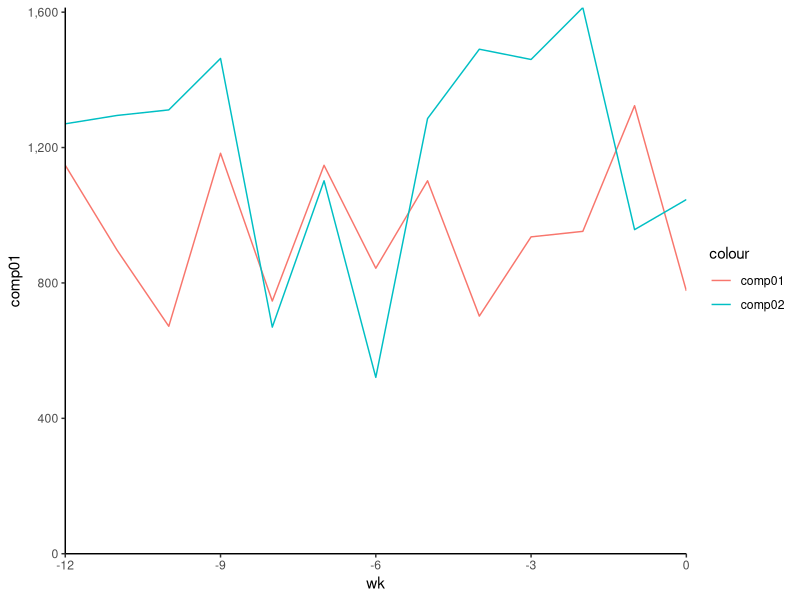
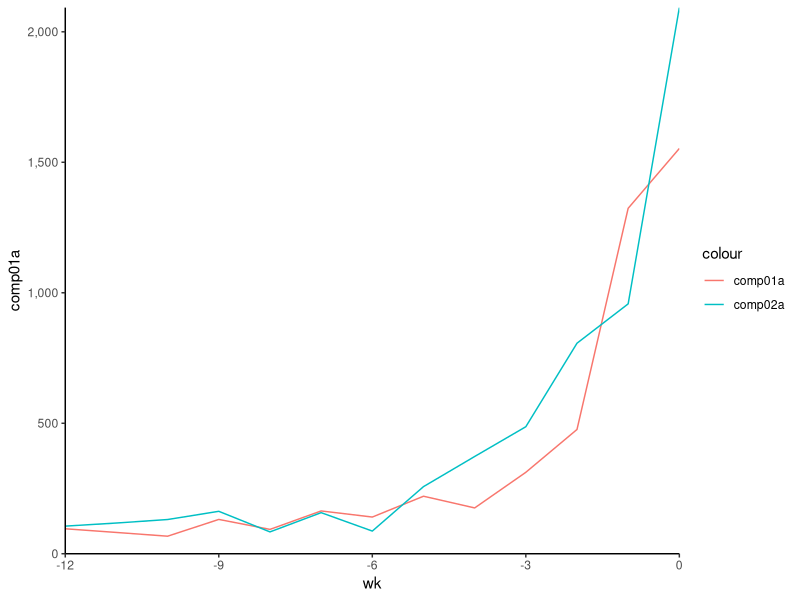
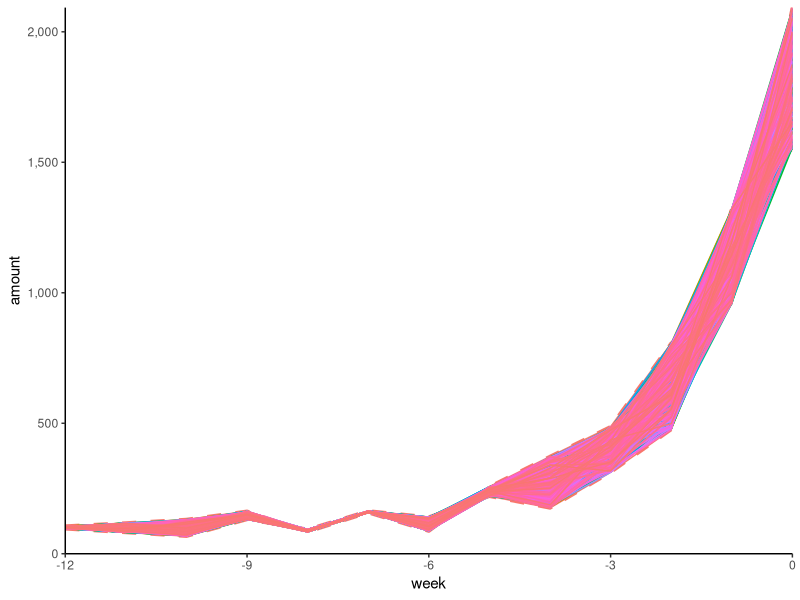
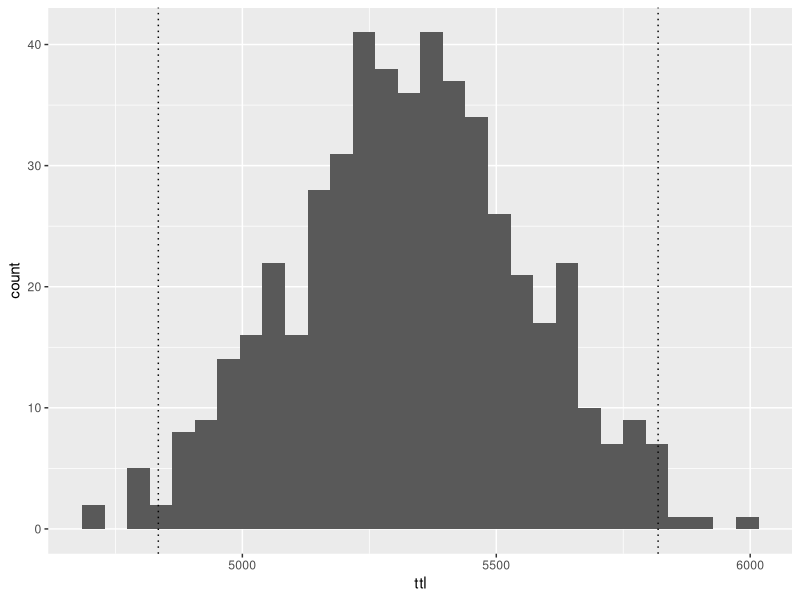

These figures' R source, in order:
## ---- chunk 1
knitr::opts_chunk$set(echo=FALSE,
                      message=FALSE,
                      warning=FALSE)

library(tidyverse)
library(scales)

options(scipen=999)

## ---- chunk 2
set.seed(2019)

## generate weeks
wk_start <- -12
wk <- seq(from=wk_start, to=0, by=1)

## generate sample with increase
c01 <- rnorm(n=length(wk), mean=1000, sd=200)
c02 <- rnorm(n=length(wk), mean=1200, sd=300)

comparison <- data.frame(week=wk,
                         comp01=c01,
                         comp02=c02)

ggplot(comparison, aes(x=wk, y=comp01))+geom_line(aes(color='comp01'))+
  geom_line(y=comparison$comp02, aes(color='comp02'))+
  scale_y_continuous(labels=comma, limits=c(0,max(comparison$comp02)), expand=c(0,0))+
  scale_x_continuous(labels=comma, expand=c(0,0) )+
  theme_classic()

## ---- chunk 3
comparison <- comparison %>% mutate(
  comp01a=comp01*(1/abs(wk)),
  comp02a=comp02*(1/abs(wk))
)

comparison <- comparison %>% mutate(
  comp01a = ifelse(comp01a==Inf, comp01*2, comp01a),
  comp02a = ifelse(comp02a==Inf, comp02*2, comp02a)
)

ggplot(comparison, aes(x=wk, y=comp01a))+geom_line(aes(color='comp01a'))+
  geom_line(y=comparison$comp02a, aes(color='comp02a'))+
  scale_y_continuous(labels=comma, limits=c(0,max(comparison$comp02a)), expand=c(0,0))+
  scale_x_continuous(labels=comma, expand=c(0,0) )+
  theme_classic()

## ---- chunk 4
## gather comparison data to facilitate sample comparison
comp_orig <- comparison %>% select(week, comp01a, comp02a) %>% gather(
  key=sample, value=amount, -week
)
num_sample <- 500
samp_data_all <- data.frame()

for(s in 1:num_sample){
#  for each row in comparison table, get a sample of data points that are 
#  randomly chosen from between comp01a and comp02a with maybe some leeway either side
  for(w in 1:length(wk)){
    dist <- c(comparison$comp01a[w],comparison$comp02a[w])
    samp_data <- data.frame(week=wk[w], 
                            sample=paste0('s',s), 
                            amount=runif(n=1, min=min(dist), max=max(dist)),
                            stringsAsFactors = FALSE)
    samp_data_all <- bind_rows(samp_data_all, samp_data) 
  }
}

## ---- chunk 5
comp_all <- bind_rows(comp_orig, samp_data_all)
## ---- chunk 6
## line chart with original comparisons highlighted in larger size
ggplot(data=comp_orig, aes(x=week, y=amount, color=sample))+geom_line(size=1.2, linetype='dashed')+
   geom_line(data=comp_all, aes(x=week, y=amount, color=sample))+
  scale_y_continuous(labels=comma, limits=c(0,max(comparison$comp02a)), expand=c(0,0))+
  scale_x_continuous(labels=comma, expand=c(0,0) )+
  theme_classic()+theme(legend.position = 'none')
## ---- chunk 7
comp_summary <- comp_all %>% group_by(sample) %>% summarize(
  ttl=sum(amount),
  mean=mean(amount),
  median=median(amount),
  stddev=sd(amount)
)
## ---- chunk 8
ggplot(comp_summary, aes(x=ttl))+geom_histogram()+
  geom_vline(aes(xintercept=comp_summary$ttl[comp_summary$sample=='comp01a']), linetype='dotted')+
  geom_vline(aes(xintercept=comp_summary$ttl[comp_summary$sample=='comp02a']), linetype='dotted')
## ---- chunk 9
summary(comp_summary$ttl)

msd2plus <- mean(comp_summary$ttl)+(2*sd(comp_summary$ttl))
msd2min <- mean(comp_summary$ttl)-(2*sd(comp_summary$ttl))

msd05 <- qnorm(p=.025, mean=mean(comp_summary$ttl), sd=sd(comp_summary$ttl))
msd95 <- qnorm(p=.025, mean=mean(comp_summary$ttl), sd=sd(comp_summary$ttl), lower.tail=FALSE)

## ---- chunk 10
## what amount is at pth percentile?
qnorm(p=0.5, mean=mean(comp_summary$ttl), sd=sd(comp_summary$ttl))
quantile(comp_summary$ttl, 0.5)
## ---- chunk 11

## probability of exactly x
dnorm(x=5325, mean=mean(comp_summary$ttl), sd=sd(comp_summary$ttl))
## probability of q or less
pnorm(q=5325, mean=mean(comp_summary$ttl), sd=sd(comp_summary$ttl))
